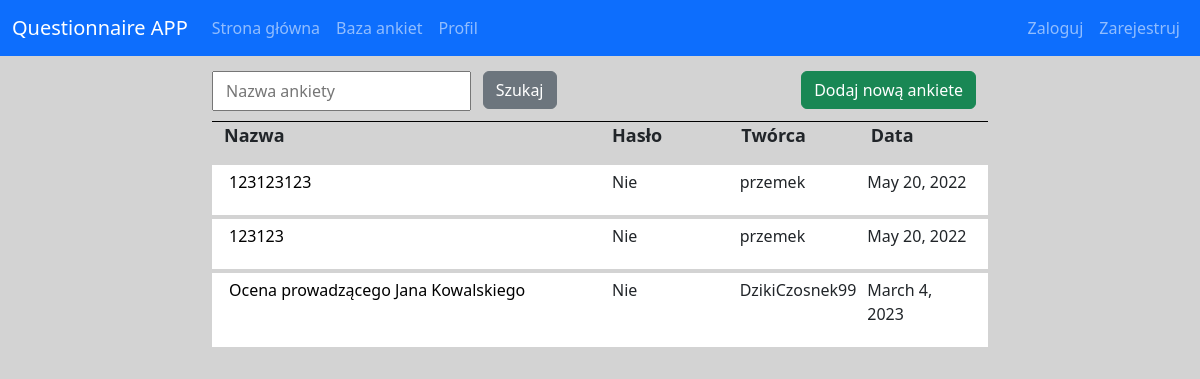
/questionnaire_DataBase/, run on the app's committed database.
### main/models.py (models this page shows, shortened)
class Questionnaire(models.Model):
    text = models.CharField(max_length=50)
    questions = models.ManyToManyField(Question, blank=True)
    owner = models.ForeignKey(User, on_delete=models.SET_NULL, null=True)
    public = models.BooleanField(null=True, default=False)
    publicResults = models.BooleanField(null=True, blank=True)
    password = models.CharField(max_length=200, blank=True, null=True)
    date = models.DateField(auto_now_add=True, null=True)
    active = models.BooleanField(null=True, default=True)

### main/views.py (the view)
# urls.py: path('questionnaire_DataBase/', views.questionnaire_DataBase, name='questionnaire_DataBase'),
def questionnaire_DataBase(request):
    questionnaires = Questionnaire.objects.filter(public=True, active=True)
    Myfilter = QuestionnairesFilter(request.GET, queryset=questionnaires)
    questionnaires = Myfilter.qs
    context = {'questionnaires': questionnaires, 'Myfilter': Myfilter}
    return render(request, 'questionnaires-DataBase.html', context)

### main/templates/main/questionnaires-DataBase.html (shortened to what this page needs)
{% extends 'base.html' %}
{% block content %}
<div class="container">
    <form method="get" action="">
        <div class="row" style="margin-top: 15px;">
                {{Myfilter.form.text}}
                <div class="col-2">
                    <button type="submit" class="btn btn-secondary">Szukaj</button>
                </div>
                <div class="col-6  text-end">
                    <a href="{% url 'createNewQuestionnaire' %}" class="btn btn-success">Dodaj nową ankiete</a>
                </div>
        </div>
        <div class="row" style="border-bottom: 1px solid #000; margin-top: 10px;"></div>
    </form>
    <div class="row">
        <div class="col-lg-6 col-10"><p class="atr1">Nazwa</p></div>
        <div class="col-2"><p class="atr1">Hasło</p></div>
        <div class="col-2 d-none d-lg-block"><p class="atr1">Twórca</p></div>
        <div class="col-2 d-none d-lg-block"><p class="atr1">Data</p></div>
    </div>
    {% for questionnaire in questionnaires %}
    <div class="row" style="background-color:white;padding:5px;border-bottom:4px solid #D3D3D3">
                <div class="col-lg-6 col-10 text-truncate"><a class="Qprofile" href="{% url 'questionnaireProfile' questionnaire.id %}" >{{questionnaire.text}}</a></div>
                <div class="col-2">
                    {% if questionnaire.password != "" %}
                        <p>Tak</p>
                    {% else %}
                        <p>Nie</p>
                    {% endif %}
                </div>
                <div class="col-2 d-none d-lg-block"><p>{{questionnaire.owner}}</p></div>
                <div class="col-2 d-none d-lg-block"><p>{{questionnaire.date}}</p></div>
            </div>
    {% endfor %}
</div>
{% endblock %}

### main/static/css/style.css (style rules this page uses)
.atr1 { font-size: 18px; font-weight: 600; }
.Qprofile { text-decoration: none; color: black; }

### data on the page
Questionnaire: text "123123123", password "Nie", owner "przemek", date "May 20, 2022"
Questionnaire: text "123123", password "Nie", owner "przemek", date "May 20, 2022"
Questionnaire: text "Ocena prowadzącego Jana Kowalskiego", password "Nie", owner "DzikiCzosnek99", date "March 4, 2023"
